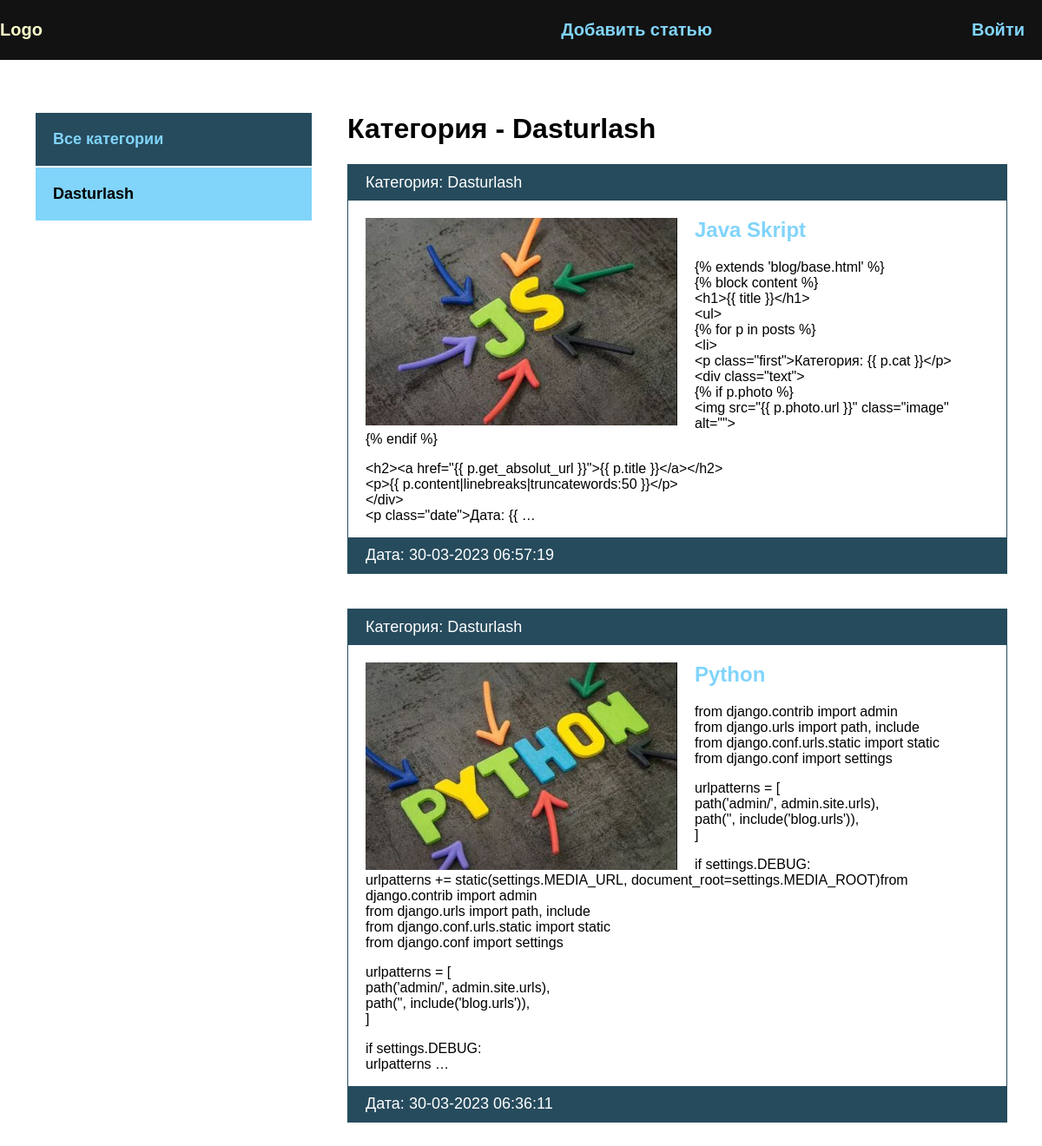
Screenshot of /category/dasturlash/ (signed in) with the database file from the repository.
### blog/models.py (models this page shows, shortened)
class Category(models.Model):
    name = models.CharField(max_length=100, db_index=True, verbose_name="Категория")
    slug = models.SlugField(max_length=100, unique=True, db_index=True, verbose_name="URL")
    def __str__(self):
        return self.name
    class Meta:
        verbose_name = "Категория"
        verbose_name_plural = "Категории"

class Blog(models.Model):
    title = models.CharField(max_length=255, verbose_name='Название')
    slug = models.SlugField(max_length=255, unique=True, db_index=True, verbose_name="URL")
    content = models.TextField(blank=True, verbose_name="Контент")
    photo = models.ImageField(upload_to="photos/%Y/%m/%d", blank=True, verbose_name="Фото")
    time_completed = models.DateTimeField(auto_now_add=True, verbose_name="Дата публикации")
    time_update = models.DateTimeField(auto_now=True, verbose_name="Дата обновления")
    is_published = models.BooleanField(default=True, verbose_name="Опубликовано")
    cat = models.ForeignKey('Category', on_delete=models.PROTECT, verbose_name="Категория")
    def get_absolut_url(self):
        return reverse('post', kwargs={'post_slug': self.slug})
    class Meta:
        verbose_name = "Новость"
        verbose_name_plural = "Новости"
        ordering = ['-time_completed']

### blog/views.py (the view)
# urls.py: path('category/<slug:cat_slug>/', BlogCategory.as_view(), name='category'),
class BlogCategory(DataMixin, ListView):
    model = Blog
    template_name = "blog/index.html"
    context_object_name = 'posts'
    def get_context_data(self, *, object_list=None, **kwargs):
        context = super().get_context_data(**kwargs)
        c = Category.objects.get(slug=self.kwargs['cat_slug'])
        c_def = self.get_user_context(title='Категория - ' + str(c.name), cat_selected=c.pk)
        return dict(list(context.items()) + list(c_def.items()))

### blog/templatetags/blog_tags.py (called while the page is built)
@register.inclusion_tag('blog/list_categories.html')
def show_categories(sort=None, cat_selected=0):
    if not sort:
        cats = Category.objects.all()
    else:
        cats = Category.objects.order_by(sort)
    return {'cats': cats, 'cat_selected': cat_selected}

### blog/utils.py (called while the page is built)
    def get_user_context(self, **kwargs):
        context = kwargs
        cats = Category.objects.all()
        user_menu = menu.copy()
        if not self.request.user.is_authenticated:
            user_menu.pop(0)
        context['menu'] = user_menu
        context['cats'] = cats
        if 'cat_selected' not in context:
            context['cat_selected'] = 0
        return context

### blog/templates/blog/index.html
{% extends 'blog/base.html' %}
{% block content %}
<h1>{{ title }}</h1>
<ul>
    {% for p in posts %}
    <li>
        <p class="first">Категория: {{ p.cat }}</p>
        <div class="text">
            {% if p.photo %}
            <img src="{{ p.photo.url }}" class="image" alt="">
            {% endif %}
            <h2><a href="{{ p.get_absolut_url }}">{{ p.title }}</a></h2>
            <p>{{ p.content|linebreaks|truncatewords:50 }}</p>
        </div>
        <p class="date">Дата: {{ p.time_update|date:"d-m-Y H:i:s" }}</p>
    </li>
    {% endfor %}
</ul>
{% endblock %}

### blog/templates/blog/list_categories.html
{% for c in cats %}
  {% if c.pk == cat_selected %}
  <li class="selected">{{ c.name }}</li>
  {% else %}
  <li><a href="{{ c.get_absolut_url }}">{{ c.name }}</a></li>
  {% endif %}
{% endfor %}

### blog/static/css/style.css (style rules this page uses)
body { margin: 0; padding: 0; background: #264b5d; font-family: Verdana, Geneva, Tahoma, sans-serif; }
ul { list-style: none; margin: 0; padding: 0; }
a { color: #81d4fa; text-decoration: none; padding: 20px; }
.selected { font-size: 18px; padding: 20px; border: 1px solid #FFF; font-weight: bold; background: #81d4fa; }
.main li { border: 1px solid #264b5d; margin-bottom: 40px; }
.image { max-width: 50%; float: left; margin-right: 20px; }
.first, .date { padding: 10px 20px; background: #264b5d; font-size: 18px; color: #FFF; margin: 0; }
.text { padding: 20px 20px 0; }
.text h2 { margin-top: 0; }
.text a { padding-left: 0; }

### rows the page displays
Category: name "Dasturlash"
Blog: cat "Dasturlash", photo (picture), title "Java Skript", content "{% extends 'blog/base.html' %} {% block content %} <h1>{{ title }}</h1> <ul> {% for p in posts %} <li> <p class=\"first\">Категория: {{ p.cat }}</p> <div class=\"text\"> {% if p.photo %} <img src=\"{{ p.photo.url }}\" class=\"image\" alt=\"\"> {% endif %} <h2><a href=\"{{ p.get_absolut_url }}\">{{ p.title }}</a></h2> <p>{{ p.content|linebreaks|truncatewords:50 }}</p> </div> <p class=\"date\">Дата: {{ …", time_update "30-03-2023 06:57:19"
Blog: cat "Dasturlash", photo (picture), title "Python", content "from django.contrib import admin from django.urls import path, include from django.conf.urls.static import static from django.conf import settings urlpatterns = [ path('admin/', admin.site.urls), path('', include('blog.urls')), ] if settings.DEBUG: urlpatterns += static(settings.MEDIA_URL, document_root=settings.MEDIA_ROOT)from django.contrib import admin from django.urls import path, include from django.conf.urls.static import static from django.conf import settings urlpatterns = [ path('admin/', admin.site.urls), path('', include('blog.urls')), ] if settings.DEBUG: urlpatterns …", time_update "30-03-2023 06:36:11"

### other values shown
{{ m.title }} "Добавить статью" "Войти"
{{ title }} "Категория - Dasturlash"
